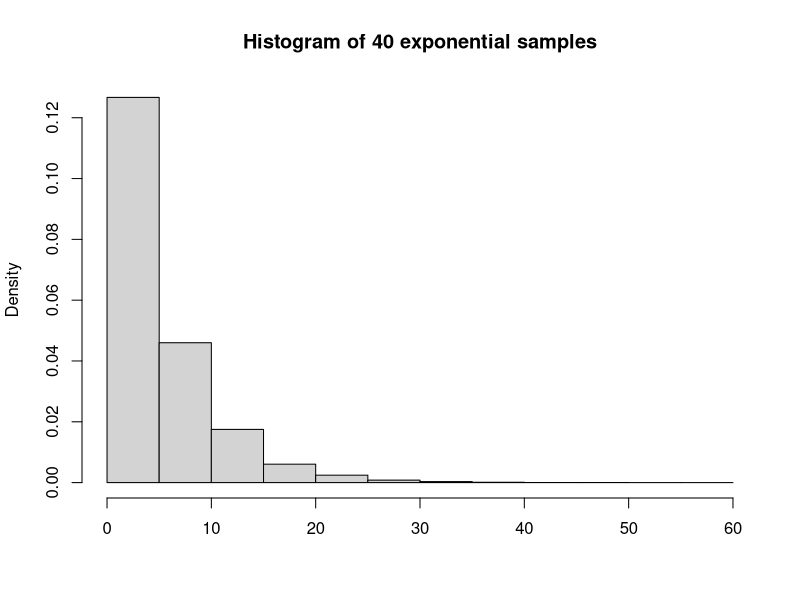
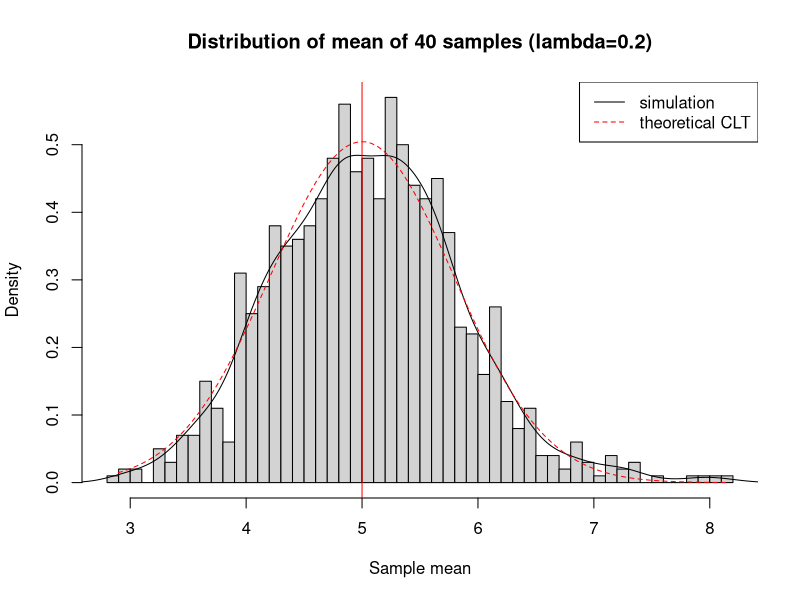

Recreate these plots in R, in order.
## ---- chunk 1
  set.seed(1)

  lambda <- 0.2      # Rate parameter 
  mean <- 1/ lambda
  sd <- 1 / lambda   # Standard deviation

  sample_size <- 40
  
## ---- chunk 2
  shape <- rexp(sample_size * 1000 , rate = lambda)
  hist(shape, prob = TRUE, breaks = 20,
       main = "Histogram of 40 exponential samples" , 
       xlab ="")
## ---- chunk 3

  # 1000 simulations of 40 random sample size
  xbar <- rep(0,1000)
  for (i in 1:1000) { xbar[i] <- mean (rexp(sample_size, rate = lambda))}    
## ---- chunk 4
  hist(xbar, breaks = 50, prob = TRUE,
       main = "Distribution of mean of 40 samples (lambda=0.2)",
       xlab ="Sample mean")
  
  # density of the averages of samples
  lines(density(xbar))

  # CLT theoretical center of distribution
  abline(v=1/lambda, col="red")

  # CLT theoretical density of the averages of samples
  xfit <- seq(min(xbar), max(xbar), length=100)
  yfit <- dnorm(xfit, mean=1/lambda, sd=(1/lambda/sqrt(sample_size)))
  lines(xfit, yfit, pch=22, col="red", lty=2)

  # add legend
  legend('topright', c("simulation", "theoretical CLT"), lty=c(1,2), col=c("black", "red"))
